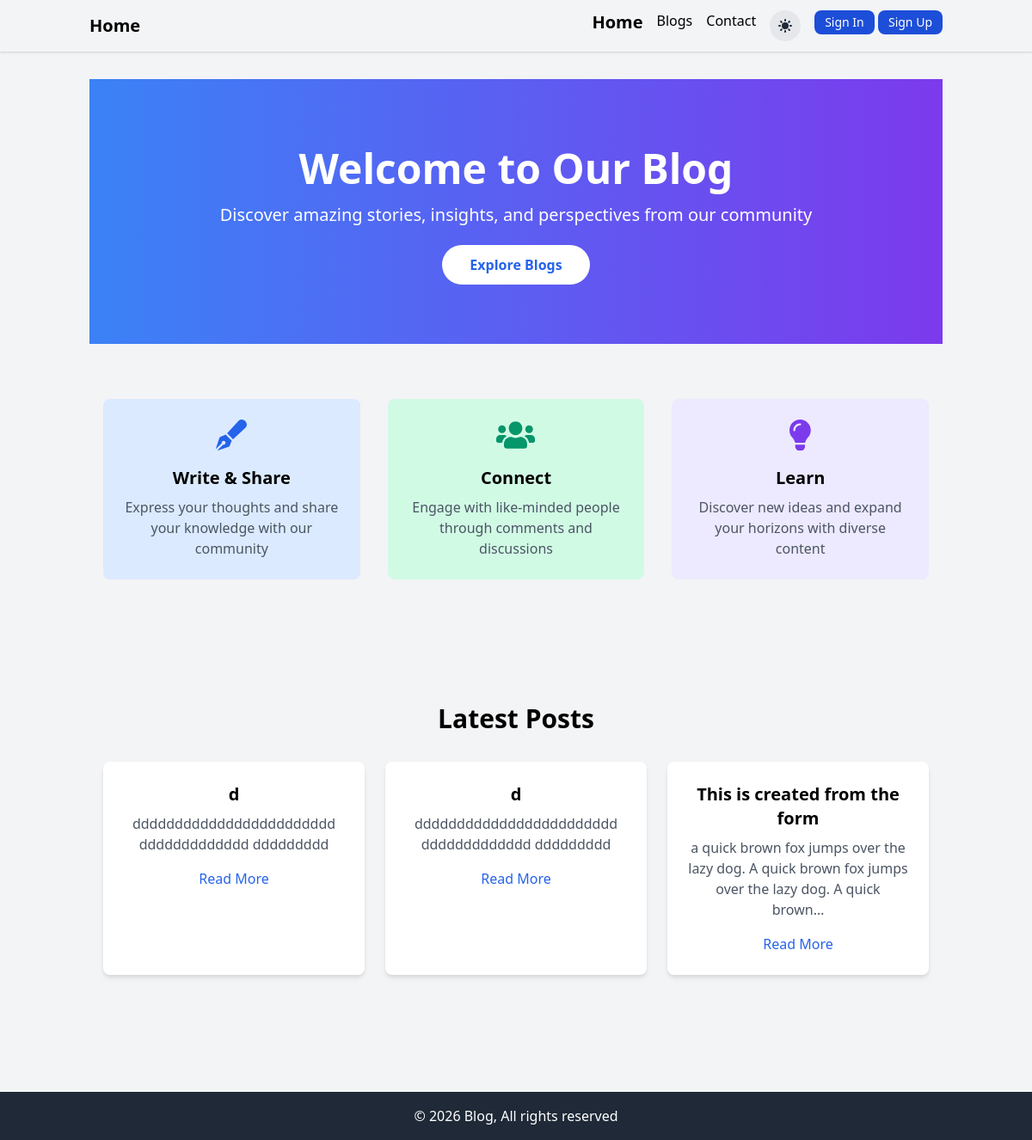
Before: / with the older database file.
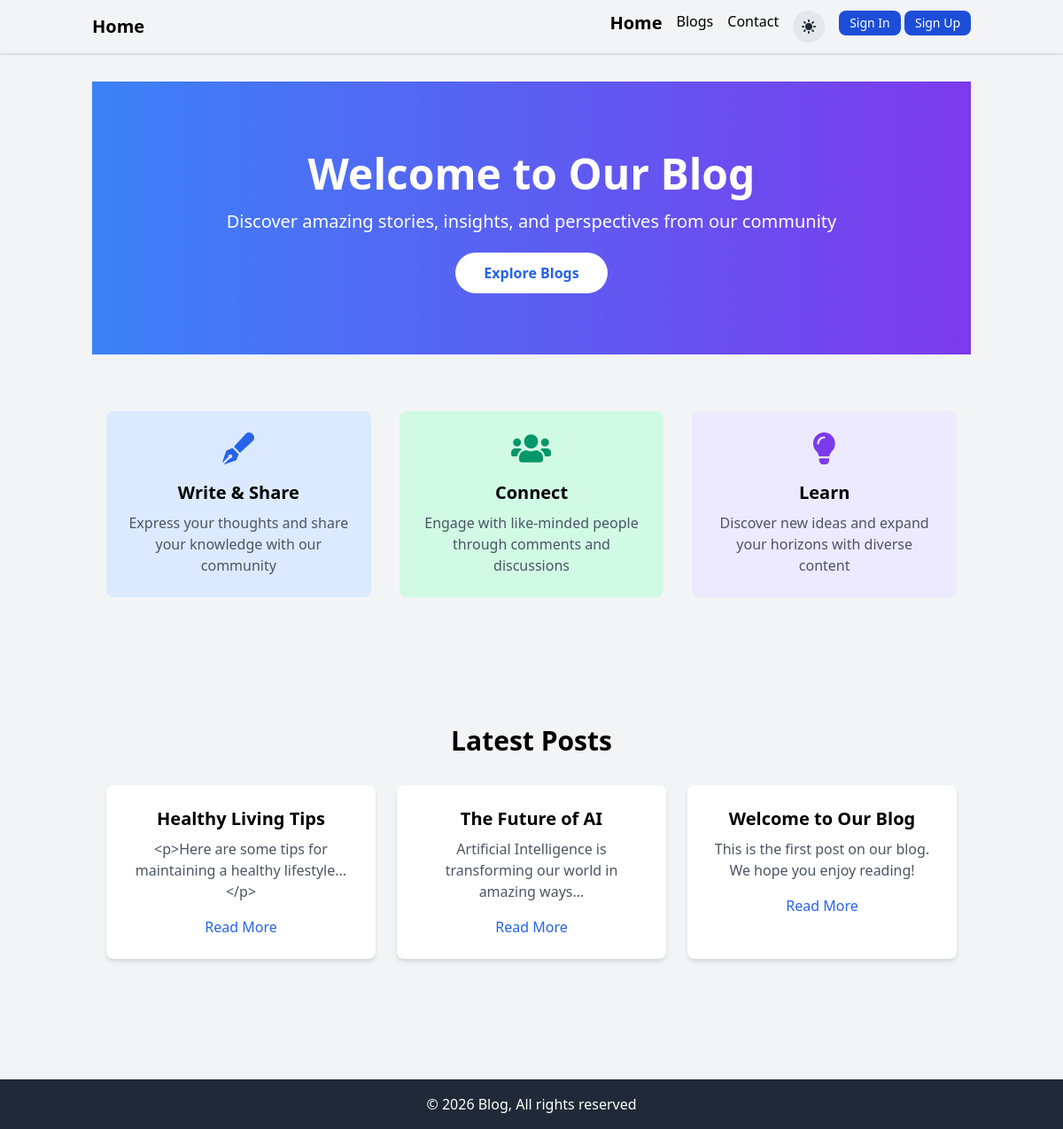
After: the same page with the newer database file.
### blog/models.py (models this page shows, shortened)
class Post(models.Model):
    b_no = models.AutoField(primary_key=True)
    title = models.CharField(max_length=200)
    slug = models.SlugField(unique=True, blank=True)
    content = models.TextField()
    author = models.ForeignKey(User, on_delete=models.CASCADE)
    created_at = models.DateTimeField(auto_now_add=True)
    updated_at = models.DateTimeField(auto_now=True)
    category = models.CharField(max_length=50)

### home/views.py (the view)
# urls.py: path("", views.index,name='blogindex'),
def index(request):
    latest_posts = Post.objects.all().order_by('-created_at')[:3]
    content = {'latest_posts': latest_posts}
    return render(request, 'home/index.html',content)

### templates/home/index.html (shortened to what this page needs)
{% extends 'boilerplate.html'%}
{% load static %}
{% block header_url %}{% url 'home:index' %}{% endblock %}
{% block header %}Home{% endblock %}
{% block homeactive %}font-bold text-xl{% endblock %}
{% block main %}
<div class="bg-gradient-to-r from-blue-500 to-purple-600 text-white">
    <div class="container mx-auto px-4 py-20">
        <div class="text-center">
            <h1 class="text-5xl font-bold mb-4">Welcome to Our Blog</h1>
            <p class="text-xl mb-8">Discover amazing stories, insights, and perspectives from our community</p>
            <a href="{% url 'blog:blogindex' %}" class="bg-white text-blue-600 px-8 py-3 rounded-full font-semibold hover:bg-gray-100 transition-colors">
                Explore Blogs
            </a>
        </div>
    </div>
</div>
<div class="container mx-auto px-4 py-16">
    <div class="grid md:grid-cols-3 gap-8">
        <div class="text-center">
            <div class="bg-blue-100 dark:bg-blue-900 p-6 rounded-lg mb-4">
                <i class="fas fa-pen-fancy text-4xl text-blue-600 mb-4"></i>
                <h3 class="text-xl font-semibold mb-2">Write & Share</h3>
                <p class="text-gray-600 dark:text-gray-300">Express your thoughts and share your knowledge with our community</p>
            </div>
        </div>
        <div class="text-center">
            <div class="bg-green-100 dark:bg-green-900 p-6 rounded-lg mb-4">
                <i class="fas fa-users text-4xl text-green-600 mb-4"></i>
                <h3 class="text-xl font-semibold mb-2">Connect</h3>
                <p class="text-gray-600 dark:text-gray-300">Engage with like-minded people through comments and discussions</p>
            </div>
        </div>
        <div class="text-center">
            <div class="bg-purple-100 dark:bg-purple-900 p-6 rounded-lg mb-4">
                <i class="fas fa-lightbulb text-4xl text-purple-600 mb-4"></i>
                <h3 class="text-xl font-semibold mb-2">Learn</h3>
                <p class="text-gray-600 dark:text-gray-300">Discover new ideas and expand your horizons with diverse content</p>
            </div>
        </div>
    </div>
</div>
<div class="bg-gray-100 dark:bg-gray-800 py-16">
    <div class="container mx-auto px-4 text-center">
        <h2 class="text-3xl font-bold mb-8">Latest Posts</h2>
        <div class="grid md:grid-cols-3 gap-6">
            {% for post in latest_posts %}
            <div class="bg-white dark:bg-gray-700 p-6 rounded-lg shadow-md">
                <h4 class="text-xl font-semibold mb-2">{{ post.title }}</h4>
                <p class="text-gray-600 dark:text-gray-300 mb-4">{{ post.content|truncatechars:100 }}</p>
                <a href="{% url 'blog:singleb_slug' post.slug %}" class="text-blue-600 hover:text-blue-800">Read More</a>
            </div>
            {% empty %}
            <p class="col-span-3 text-gray-600 dark:text-gray-300">No posts yet. Be the first to write!</p>
            {% endfor %}
        </div>
    </div>
</div>
{% endblock %}

Changed rows visible on the page:
no longer on this page (row edited): Post: title "d", content "dddddddddddddddddddddddd ddddddddddddd ddddddddd"
no longer on this page (row edited): Post: title "d", content "dddddddddddddddddddddddd ddddddddddddd ddddddddd"
no longer on this page (row edited): Post: title "This is created from the form", content "a quick brown fox jumps over the lazy dog. A quick brown fox jumps over the lazy dog. A quick brown…"
now on this page (row edited): Post: title "Healthy Living Tips", content "<p>Here are some tips for maintaining a healthy lifestyle...</p>"
now on this page (row edited): Post: title "The Future of AI", content "Artificial Intelligence is transforming our world in amazing ways..."
now on this page (row edited): Post: title "Welcome to Our Blog", content "This is the first post on our blog. We hope you enjoy reading!"
